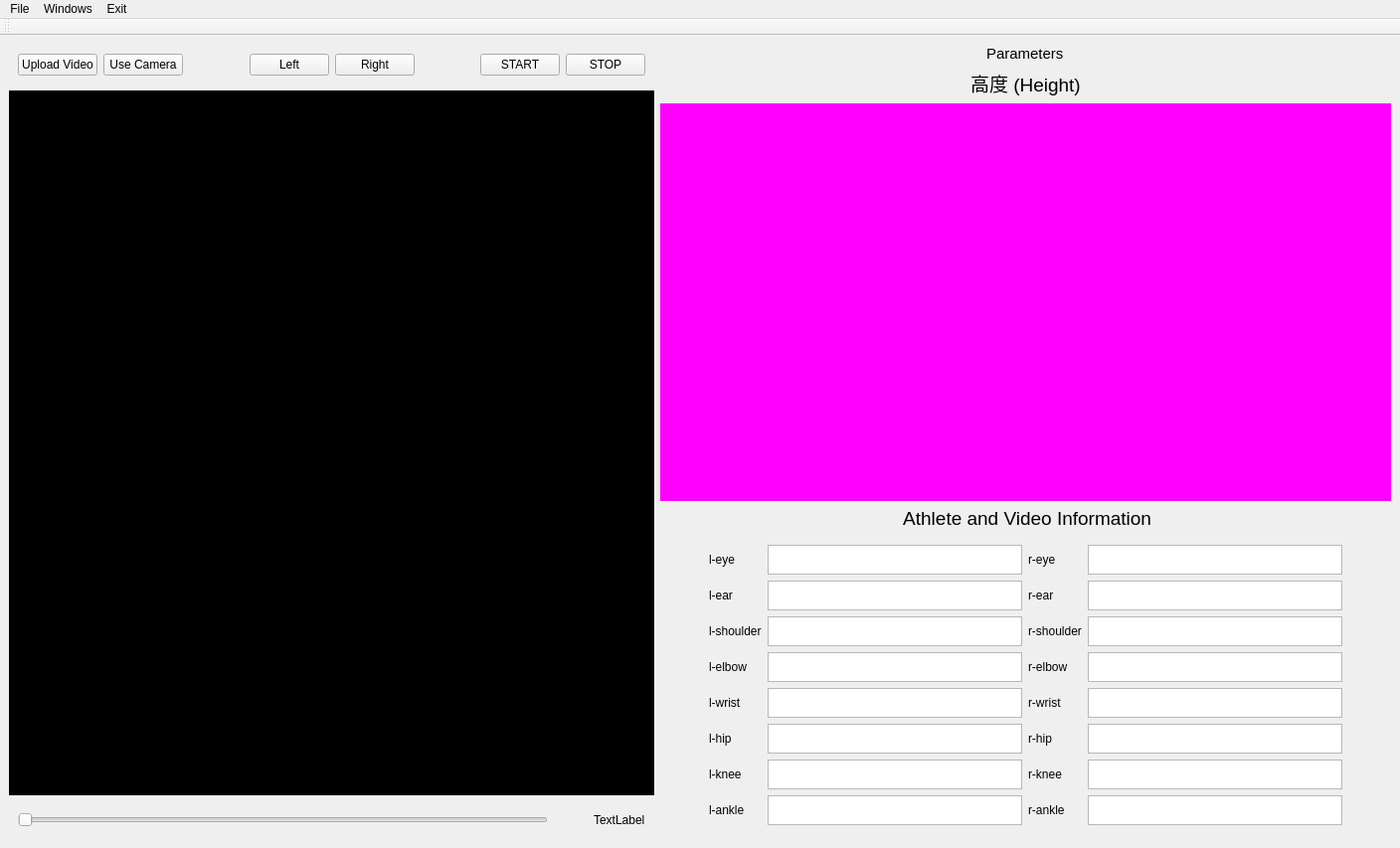
<?xml version="1.0" encoding="UTF-8"?>
<ui version="4.0">
 <class>MainWindow</class>
 <widget class="QMainWindow" name="MainWindow">
  <property name="geometry">
   <rect>
    <x>0</x>
    <y>0</y>
    <width>1408</width>
    <height>853</height>
   </rect>
  </property>
  <property name="sizePolicy">
   <sizepolicy hsizetype="Expanding" vsizetype="Expanding">
    <horstretch>0</horstretch>
    <verstretch>0</verstretch>
   </sizepolicy>
  </property>
  <property name="windowTitle">
   <string>MainWindow</string>
  </property>
  <property name="layoutDirection">
   <enum>Qt::LeftToRight</enum>
  </property>
  <widget class="QWidget" name="centralwidget">
   <layout class="QHBoxLayout" name="horizontalLayout_4">
    <item>
     <layout class="QVBoxLayout" name="left_layout">
      <item>
       <layout class="QVBoxLayout" name="media_layout">
        <item>
         <widget class="QWidget" name="button_widget" native="true">
          <property name="enabled">
           <bool>true</bool>
          </property>
          <property name="sizePolicy">
           <sizepolicy hsizetype="Preferred" vsizetype="Preferred">
            <horstretch>0</horstretch>
            <verstretch>0</verstretch>
           </sizepolicy>
          </property>
          <layout class="QHBoxLayout" name="horizontalLayout_2">
           <item>
            <widget class="QPushButton" name="Upload_video">
             <property name="text">
              <string>Upload Video</string>
             </property>
            </widget>
           </item>
           <item>
            <widget class="QPushButton" name="Use_camera">
             <property name="text">
              <string>Use Camera</string>
             </property>
            </widget>
           </item>
           <item>
            <spacer name="horizontalSpacer">
             <property name="orientation">
              <enum>Qt::Horizontal</enum>
             </property>
             <property name="sizeHint" stdset="0">
              <size>
               <width>40</width>
               <height>20</height>
              </size>
             </property>
            </spacer>
           </item>
           <item>
            <widget class="QPushButton" name="left_one_frame">
             <property name="text">
              <string>Left</string>
             </property>
            </widget>
           </item>
           <item>
            <widget class="QPushButton" name="right_one_frame">
             <property name="text">
              <string>Right</string>
             </property>
            </widget>
           </item>
           <item>
            <spacer name="horizontalSpacer_3">
             <property name="orientation">
              <enum>Qt::Horizontal</enum>
             </property>
             <property name="sizeHint" stdset="0">
              <size>
               <width>40</width>
               <height>20</height>
              </size>
             </property>
            </spacer>
           </item>
           <item>
            <widget class="QPushButton" name="playBtn">
             <property name="text">
              <string>START</string>
             </property>
            </widget>
           </item>
           <item>
            <widget class="QPushButton" name="stopBtn">
             <property name="text">
              <string>STOP</string>
             </property>
            </widget>
           </item>
          </layout>
         </widget>
        </item>
        <item>
         <widget class="QLabel" name="main_canvas">
          <property name="sizePolicy">
           <sizepolicy hsizetype="Ignored" vsizetype="Expanding">
            <horstretch>0</horstretch>
            <verstretch>0</verstretch>
           </sizepolicy>
          </property>
          <property name="minimumSize">
           <size>
            <width>100</width>
            <height>100</height>
           </size>
          </property>
          <property name="maximumSize">
           <size>
            <width>1920</width>
            <height>1080</height>
           </size>
          </property>
          <property name="styleSheet">
           <string notr="true">background-color: rgb(0, 0, 0);</string>
          </property>
          <property name="text">
           <string>indicate video</string>
          </property>
          <property name="alignment">
           <set>Qt::AlignCenter</set>
          </property>
         </widget>
        </item>
        <item alignment="Qt::AlignBottom">
         <widget class="QWidget" name="video_progress" native="true">
          <property name="baseSize">
           <size>
            <width>0</width>
            <height>100</height>
           </size>
          </property>
          <layout class="QHBoxLayout" name="horizontalLayout_3">
           <item>
            <widget class="QSlider" name="tl_slider">
             <property name="orientation">
              <enum>Qt::Horizontal</enum>
             </property>
            </widget>
           </item>
           <item>
            <spacer name="horizontalSpacer_2">
             <property name="orientation">
              <enum>Qt::Horizontal</enum>
             </property>
             <property name="sizeType">
              <enum>QSizePolicy::Minimum</enum>
             </property>
             <property name="sizeHint" stdset="0">
              <size>
               <width>40</width>
               <height>20</height>
              </size>
             </property>
            </spacer>
           </item>
           <item>
            <widget class="QLabel" name="position_label">
             <property name="text">
              <string>TextLabel</string>
             </property>
            </widget>
           </item>
          </layout>
         </widget>
        </item>
        <item>
         <layout class="QHBoxLayout" name="horizontalLayout_6">
          <property name="spacing">
           <number>60</number>
          </property>
         </layout>
        </item>
       </layout>
      </item>
     </layout>
    </item>
    <item>
     <layout class="QVBoxLayout" name="right_layout">
      <item alignment="Qt::AlignHCenter">
       <widget class="QLabel" name="label_2">
        <property name="font">
         <font>
          <pointsize>11</pointsize>
         </font>
        </property>
        <property name="text">
         <string>Parameters</string>
        </property>
       </widget>
      </item>
      <item alignment="Qt::AlignHCenter">
       <widget class="QLabel" name="label_3">
        <property name="font">
         <font>
          <pointsize>14</pointsize>
         </font>
        </property>
        <property name="text">
         <string>高度 (Height)</string>
        </property>
       </widget>
      </item>
      <item alignment="Qt::AlignTop">
       <widget class="PlotWidget" name="height_pg" native="true">
        <property name="sizePolicy">
         <sizepolicy hsizetype="Expanding" vsizetype="Expanding">
          <horstretch>0</horstretch>
          <verstretch>0</verstretch>
         </sizepolicy>
        </property>
        <property name="minimumSize">
         <size>
          <width>0</width>
          <height>400</height>
         </size>
        </property>
        <property name="styleSheet">
         <string notr="true">background-color: rgb(255, 0, 255);</string>
        </property>
       </widget>
      </item>
      <item alignment="Qt::AlignHCenter">
       <widget class="QLabel" name="athelete_title">
        <property name="font">
         <font>
          <pointsize>14</pointsize>
         </font>
        </property>
        <property name="mouseTracking">
         <bool>false</bool>
        </property>
        <property name="text">
         <string> Athlete and Video Information</string>
        </property>
        <property name="alignment">
         <set>Qt::AlignLeading|Qt::AlignLeft|Qt::AlignVCenter</set>
        </property>
        <property name="margin">
         <number>-2</number>
        </property>
       </widget>
      </item>
      <item>
       <widget class="QWidget" name="athelete_data" native="true">
        <property name="enabled">
         <bool>true</bool>
        </property>
        <property name="sizePolicy">
         <sizepolicy hsizetype="Preferred" vsizetype="Preferred">
          <horstretch>0</horstretch>
          <verstretch>0</verstretch>
         </sizepolicy>
        </property>
        <property name="minimumSize">
         <size>
          <width>0</width>
          <height>300</height>
         </size>
        </property>
        <property name="maximumSize">
         <size>
          <width>16777215</width>
          <height>600</height>
         </size>
        </property>
        <property name="styleSheet">
         <string notr="true"/>
        </property>
        <layout class="QHBoxLayout" name="horizontalLayout">
         <item>
          <spacer name="horizontalSpacer_4">
           <property name="orientation">
            <enum>Qt::Horizontal</enum>
           </property>
           <property name="sizeHint" stdset="0">
            <size>
             <width>40</width>
             <height>20</height>
            </size>
           </property>
          </spacer>
         </item>
         <item>
          <layout class="QVBoxLayout" name="left_body">
           <item>
            <widget class="QLabel" name="label_12">
             <property name="text">
              <string>l-eye</string>
             </property>
            </widget>
           </item>
           <item>
            <widget class="QLabel" name="label">
             <property name="text">
              <string>l-ear</string>
             </property>
            </widget>
           </item>
           <item>
            <widget class="QLabel" name="label_6">
             <property name="text">
              <string>l-shoulder</string>
             </property>
            </widget>
           </item>
           <item>
            <widget class="QLabel" name="label_7">
             <property name="text">
              <string>l-elbow</string>
             </property>
            </widget>
           </item>
           <item>
            <widget class="QLabel" name="label_8">
             <property name="text">
              <string>l-wrist</string>
             </property>
            </widget>
           </item>
           <item>
            <widget class="QLabel" name="label_9">
             <property name="text">
              <string>l-hip</string>
             </property>
            </widget>
           </item>
           <item>
            <widget class="QLabel" name="label_10">
             <property name="text">
              <string>l-knee</string>
             </property>
            </widget>
           </item>
           <item>
            <widget class="QLabel" name="label_11">
             <property name="text">
              <string>l-ankle</string>
             </property>
            </widget>
           </item>
          </layout>
         </item>
         <item>
          <layout class="QVBoxLayout" name="left_body_acc">
           <item>
            <widget class="QTextEdit" name="l_eye_acc"/>
           </item>
           <item>
            <widget class="QTextEdit" name="l_ear_acc"/>
           </item>
           <item>
            <widget class="QTextEdit" name="l_shoulder_acc"/>
           </item>
           <item>
            <widget class="QTextEdit" name="l_elbow_acc"/>
           </item>
           <item>
            <widget class="QTextEdit" name="l_wrist_acc"/>
           </item>
           <item>
            <widget class="QTextEdit" name="l_hip_acc"/>
           </item>
           <item>
            <widget class="QTextEdit" name="l_knee_acc"/>
           </item>
           <item>
            <widget class="QTextEdit" name="l_ankle_acc"/>
           </item>
          </layout>
         </item>
         <item>
          <layout class="QVBoxLayout" name="right_body">
           <item>
            <widget class="QLabel" name="label_13">
             <property name="text">
              <string>r-eye</string>
             </property>
            </widget>
           </item>
           <item>
            <widget class="QLabel" name="label_14">
             <property name="text">
              <string>r-ear</string>
             </property>
            </widget>
           </item>
           <item>
            <widget class="QLabel" name="label_15">
             <property name="text">
              <string>r-shoulder</string>
             </property>
            </widget>
           </item>
           <item>
            <widget class="QLabel" name="label_16">
             <property name="text">
              <string>r-elbow</string>
             </property>
            </widget>
           </item>
           <item>
            <widget class="QLabel" name="label_17">
             <property name="text">
              <string>r-wrist</string>
             </property>
            </widget>
           </item>
           <item>
            <widget class="QLabel" name="label_18">
             <property name="text">
              <string>r-hip</string>
             </property>
            </widget>
           </item>
           <item>
            <widget class="QLabel" name="label_19">
             <property name="text">
              <string>r-knee</string>
             </property>
            </widget>
           </item>
           <item>
            <widget class="QLabel" name="label_20">
             <property name="text">
              <string>r-ankle</string>
             </property>
            </widget>
           </item>
          </layout>
         </item>
         <item>
          <layout class="QVBoxLayout" name="right_body_acc">
           <item>
            <widget class="QTextEdit" name="r_eye_acc">
             <property name="sizePolicy">
              <sizepolicy hsizetype="Preferred" vsizetype="Preferred">
               <horstretch>0</horstretch>
               <verstretch>0</verstretch>
              </sizepolicy>
             </property>
            </widget>
           </item>
           <item>
            <widget class="QTextEdit" name="r_ear_acc"/>
           </item>
           <item>
            <widget class="QTextEdit" name="r_shoulder_acc"/>
           </item>
           <item>
            <widget class="QTextEdit" name="r_elbow_acc"/>
           </item>
           <item>
            <widget class="QTextEdit" name="r_wrist_acc"/>
           </item>
           <item>
            <widget class="QTextEdit" name="r_hip_acc"/>
           </item>
           <item>
            <widget class="QTextEdit" name="r_knee_acc"/>
           </item>
           <item>
            <widget class="QTextEdit" name="r_ankle_acc"/>
           </item>
          </layout>
         </item>
         <item>
          <spacer name="horizontalSpacer_5">
           <property name="orientation">
            <enum>Qt::Horizontal</enum>
           </property>
           <property name="sizeHint" stdset="0">
            <size>
             <width>40</width>
             <height>20</height>
            </size>
           </property>
          </spacer>
         </item>
        </layout>
       </widget>
      </item>
      <item>
       <spacer name="verticalSpacer">
        <property name="orientation">
         <enum>Qt::Vertical</enum>
        </property>
        <property name="sizeHint" stdset="0">
         <size>
          <width>20</width>
          <height>400</height>
         </size>
        </property>
       </spacer>
      </item>
     </layout>
    </item>
   </layout>
  </widget>
  <widget class="QMenuBar" name="menuBar">
   <property name="geometry">
    <rect>
     <x>0</x>
     <y>0</y>
     <width>1408</width>
     <height>20</height>
    </rect>
   </property>
   <widget class="QMenu" name="menu">
    <property name="title">
     <string>File</string>
    </property>
   </widget>
   <widget class="QMenu" name="menuWindows">
    <property name="title">
     <string>Windows</string>
    </property>
    <addaction name="actionMivos"/>
    <addaction name="actionMotion_Analysis"/>
   </widget>
   <widget class="QMenu" name="menuExit">
    <property name="title">
     <string>Exit</string>
    </property>
   </widget>
   <addaction name="menu"/>
   <addaction name="menuWindows"/>
   <addaction name="menuExit"/>
  </widget>
  <widget class="QToolBar" name="toolBar">
   <property name="windowTitle">
    <string>toolBar</string>
   </property>
   <attribute name="toolBarArea">
    <enum>TopToolBarArea</enum>
   </attribute>
   <attribute name="toolBarBreak">
    <bool>false</bool>
   </attribute>
  </widget>
  <action name="actionMivos">
   <property name="text">
    <string>Mivos</string>
   </property>
  </action>
  <action name="actionMotion_Analysis">
   <property name="text">
    <string>Motion Analysis</string>
   </property>
  </action>
 </widget>
 <customwidgets>
  <customwidget>
   <class>PlotWidget</class>
   <extends>QWidget</extends>
   <header>pyqtgraph</header>
   <container>1</container>
  </customwidget>
 </customwidgets>
 <resources/>
 <connections/>
</ui>
